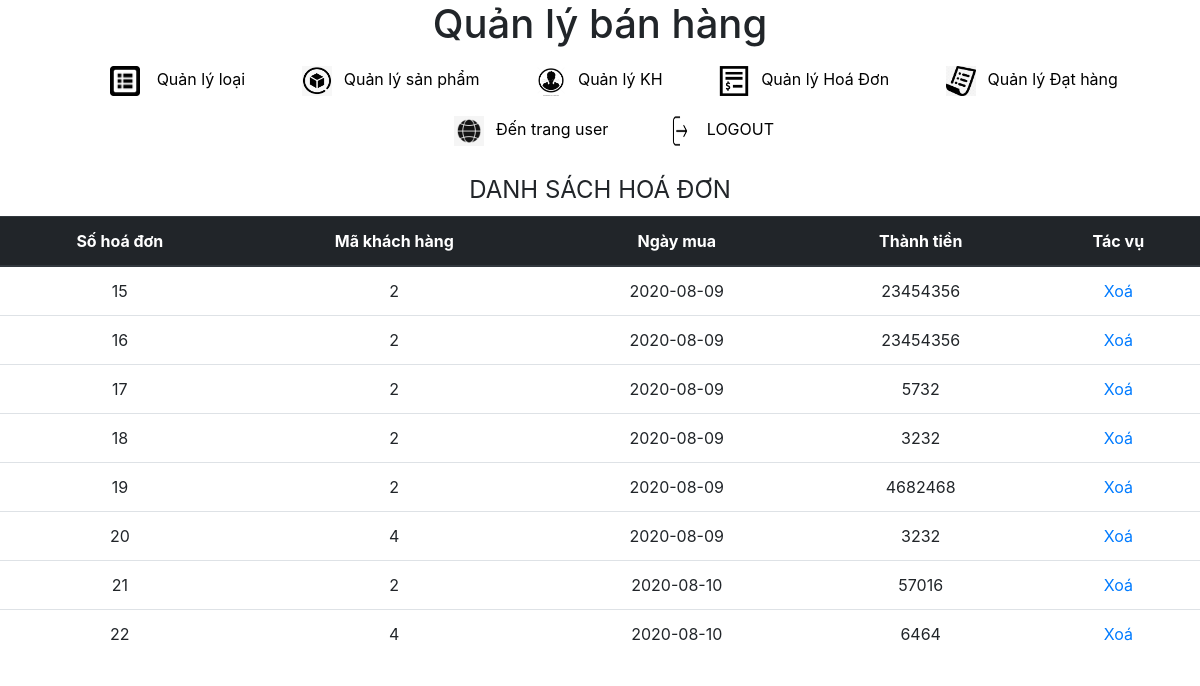
The app's page /admin/?act=hd (signed in) with its own data.
### tables this page shows
CREATE TABLE `hoadon` (
  `soHD` int(11) NOT NULL,
  `maKH` int(11) NOT NULL,
  `ngayMua` date NOT NULL,
  `thanhTien` int(11) NOT NULL
);

### admin/hoadon/show_hd.php (the view, shortened to what this page needs)
<!DOCTYPE html>
<html lang="en">
<head>
    <link rel="stylesheet" href="https://maxcdn.bootstrapcdn.com/bootstrap/4.0.0/css/bootstrap.min.css">
</head>
<body>
    <?PHP
    $sql = "select * from hoadon";
    $r = $db->query($sql);
    ?>
    <form action="" method="post" style=" text-align:center; ">
        <legend>DANH SÁCH HOÁ ĐƠN</legend>
        <table class="table">
            <thead class="thead-dark">
                <tr>
                    <th scope="col">Số hoá đơn</th>
                    <th scope="col">Mã khách hàng</th>
                    <th scope="col">Ngày mua</th>
                    <th scope="col">Thành tiền</th>
                    <th scope="col" rowspan="1">Tác vụ</th>
                </tr>
            </thead>
            <tbody>
                <?PHP while ($row = $r->fetch()) {            ?>
                    <tr>
                        <td><?PHP echo $row[0] ?></td>
                        <td><?PHP echo $row[1] ?></td>
                        <td><?PHP echo $row[2] ?></td>
                        <td><?PHP echo $row[3] ?></td>
                        <td>
                            <?PHP
                            echo "<a href='?act=hd&xoa=$row[0]'> Xoá </a>";
                            ?>
                        </td>
                    </tr>
                <?PHP } ?>
            </tbody>
        </table>
    </form>
</body>
</html>

### admin/index.php (shortened to what this page needs)
<!DOCTYPE html>
<html lang="en">
<head>
</head>
<?PHP
include("connect/connect.php");
if (isset($_SESSION['sid']) && ($_SESSION['sid'] > 0)) {
?>
    <body>
        <header>
            <h1 style="text-align: center;">Quản lý bán hàng </h1>
        </header>
        <nav>
            <ul id="navigation">
                <li><img src="../img/icon-type.png" alt=""><a href="?act=loai"> Quản lý loại</a> </li>
                <li><img src="../img/icon-product.png" alt=""><a href="?act=sp">Quản lý sản phẩm </a> </li>
                <li><img src="../img/icon-customer.jpg" alt=""><a href="?act=kh">Quản lý KH</a></li>
                <li><img src="../img/icon-bill.png" alt=""><a href="?act=hd">Quản lý Hoá Đơn</a></li>
                <li><img src="../img/icon-order.jpg" alt=""><a href="?act=dh">Quản lý Đạt hàng</a></li>
                <li><img src="../img/icon-web.jpg" alt=""><a href="?act=index">Đến trang user</a></li>
                <li><img src="../img/icon-logout.png" alt=""><a href="?act=logout">LOGOUT</a></li>
            </ul>
        </nav>
        <article>
            <?PHP
            if (isset($_GET['act'])) {
                $act = $_GET['act'];
            } else {
                $act = "";
            }
            switch ($act) {
                case 'hd':
                    include("../admin/hoadon/show_hd.php");
                    break;
            }
            ?>
        </article>
    </body>
<?PHP
} else {
    header('location: ../user/php/login.php');
}
?>
</html>

### admin/index.php (style rules this page uses)
ul { text-align: center; }
ul li { display: inline-block; padding: 10px; margin: 0 10px; text-align: center; }
ul li a { text-decoration: none; color: black; padding: 1vw; }
img { width: 30px; height: 30px; }

### records on screen
hoadon: soHD "15", maKH "2", ngayMua "2020-08-09", thanhTien "23454356"
hoadon: soHD "16", maKH "2", ngayMua "2020-08-09", thanhTien "23454356"
hoadon: soHD "17", maKH "2", ngayMua "2020-08-09", thanhTien "5732"
hoadon: soHD "18", maKH "2", ngayMua "2020-08-09", thanhTien "3232"
hoadon: soHD "19", maKH "2", ngayMua "2020-08-09", thanhTien "4682468"
hoadon: soHD "20", maKH "4", ngayMua "2020-08-09", thanhTien "3232"
hoadon: soHD "21", maKH "2", ngayMua "2020-08-10", thanhTien "57016"
hoadon: soHD "22", maKH "4", ngayMua "2020-08-10", thanhTien "6464"
